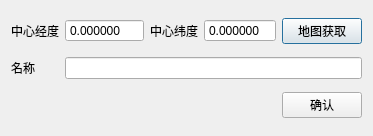
<?xml version="1.0" encoding="UTF-8"?>
<ui version="4.0">
 <class>zchxRadarBaseSettingDlg</class>
 <widget class="QDialog" name="zchxRadarBaseSettingDlg">
  <property name="geometry">
   <rect>
    <x>0</x>
    <y>0</y>
    <width>357</width>
    <height>136</height>
   </rect>
  </property>
  <property name="windowTitle">
   <string>雷达设定</string>
  </property>
  <layout class="QGridLayout" name="gridLayout">
   <item row="0" column="2">
    <widget class="QLabel" name="label_26">
     <property name="styleSheet">
      <string notr="true">color: rgb(0, 0, 0);</string>
     </property>
     <property name="text">
      <string>中心纬度</string>
     </property>
    </widget>
   </item>
   <item row="0" column="3">
    <widget class="QDoubleSpinBox" name="lat">
     <property name="buttonSymbols">
      <enum>QAbstractSpinBox::NoButtons</enum>
     </property>
     <property name="decimals">
      <number>6</number>
     </property>
     <property name="minimum">
      <double>-90.000000000000000</double>
     </property>
     <property name="maximum">
      <double>90.000000000000000</double>
     </property>
    </widget>
   </item>
   <item row="2" column="0">
    <widget class="QLabel" name="label">
     <property name="text">
      <string>名称</string>
     </property>
    </widget>
   </item>
   <item row="0" column="0">
    <widget class="QLabel" name="label_7">
     <property name="styleSheet">
      <string notr="true">color: rgb(0, 0, 0);</string>
     </property>
     <property name="text">
      <string>中心经度</string>
     </property>
    </widget>
   </item>
   <item row="0" column="1">
    <widget class="QDoubleSpinBox" name="lon">
     <property name="buttonSymbols">
      <enum>QAbstractSpinBox::NoButtons</enum>
     </property>
     <property name="decimals">
      <number>6</number>
     </property>
     <property name="minimum">
      <double>-180.000000000000000</double>
     </property>
     <property name="maximum">
      <double>180.000000000000000</double>
     </property>
    </widget>
   </item>
   <item row="0" column="4">
    <widget class="QPushButton" name="pos_from_ecdis">
     <property name="text">
      <string>地图获取</string>
     </property>
    </widget>
   </item>
   <item row="2" column="1" colspan="4">
    <widget class="QLineEdit" name="name"/>
   </item>
   <item row="3" column="4">
    <widget class="QPushButton" name="ok">
     <property name="text">
      <string>确认</string>
     </property>
    </widget>
   </item>
  </layout>
 </widget>
 <resources/>
 <connections/>
</ui>
